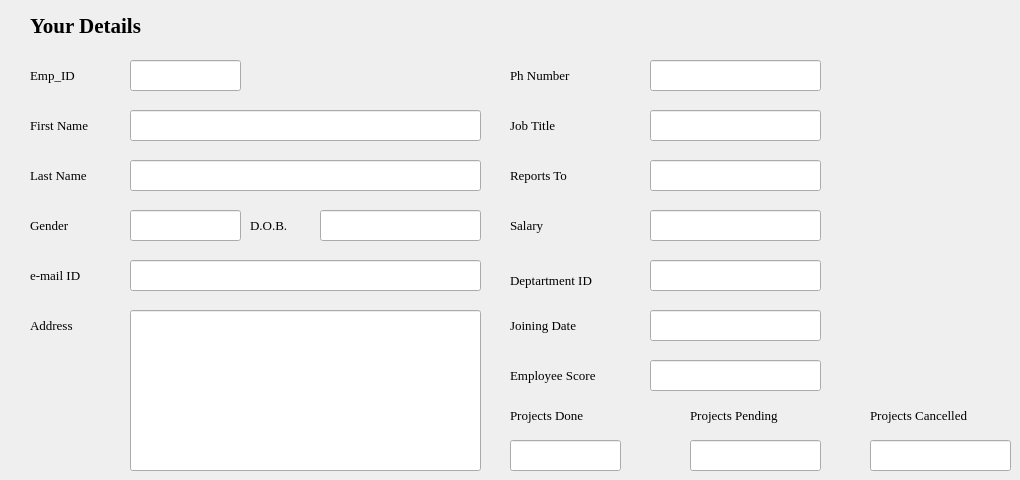
    <widget class="QWidget" name="tab">
     <attribute name="title">
      <string>Your Details</string>
     </attribute>
     <widget class="QLabel" name="label">
      <property name="geometry">
       <rect>
        <x>30</x>
        <y>60</y>
        <width>91</width>
        <height>31</height>
       </rect>
      </property>
      <property name="font">
       <font>
        <family>Georgia</family>
        <pointsize>10</pointsize>
       </font>
      </property>
      <property name="text">
       <string>Emp_ID</string>
      </property>
     </widget>
     <widget class="QLabel" name="label_2">
      <property name="geometry">
       <rect>
        <x>30</x>
        <y>110</y>
        <width>91</width>
        <height>31</height>
       </rect>
      </property>
      <property name="font">
       <font>
        <family>Georgia</family>
        <pointsize>10</pointsize>
       </font>
      </property>
      <property name="text">
       <string>First Name</string>
      </property>
     </widget>
     <widget class="QLabel" name="label_3">
      <property name="geometry">
       <rect>
        <x>30</x>
        <y>160</y>
        <width>91</width>
        <height>31</height>
       </rect>
      </property>
      <property name="font">
       <font>
        <family>Georgia</family>
        <pointsize>10</pointsize>
       </font>
      </property>
      <property name="text">
       <string>Last Name</string>
      </property>
     </widget>
     <widget class="QLabel" name="label_4">
      <property name="geometry">
       <rect>
        <x>250</x>
        <y>210</y>
        <width>91</width>
        <height>31</height>
       </rect>
      </property>
      <property name="font">
       <font>
        <family>Georgia</family>
        <pointsize>10</pointsize>
       </font>
      </property>
      <property name="text">
       <string>D.O.B.</string>
      </property>
     </widget>
     <widget class="QLabel" name="label_5">
      <property name="geometry">
       <rect>
        <x>30</x>
        <y>210</y>
        <width>91</width>
        <height>31</height>
       </rect>
      </property>
      <property name="font">
       <font>
        <family>Georgia</family>
        <pointsize>10</pointsize>
       </font>
      </property>
      <property name="text">
       <string>Gender</string>
      </property>
     </widget>
     <widget class="QLabel" name="label_6">
      <property name="geometry">
       <rect>
        <x>30</x>
        <y>310</y>
        <width>91</width>
        <height>31</height>
       </rect>
      </property>
      <property name="font">
       <font>
        <family>Georgia</family>
        <pointsize>10</pointsize>
       </font>
      </property>
      <property name="text">
       <string>Address</string>
      </property>
     </widget>
     <widget class="QLabel" name="label_7">
      <property name="geometry">
       <rect>
        <x>510</x>
        <y>260</y>
        <width>131</width>
        <height>41</height>
       </rect>
      </property>
      <property name="font">
       <font>
        <family>Georgia</family>
        <pointsize>10</pointsize>
        <weight>50</weight>
        <bold>false</bold>
       </font>
      </property>
      <property name="text">
       <string>Deptartment ID</string>
      </property>
     </widget>
     <widget class="QLabel" name="label_8">
      <property name="geometry">
       <rect>
        <x>510</x>
        <y>110</y>
        <width>91</width>
        <height>31</height>
       </rect>
      </property>
      <property name="font">
       <font>
        <family>Georgia</family>
        <pointsize>10</pointsize>
       </font>
      </property>
      <property name="text">
       <string>Job Title</string>
      </property>
     </widget>
     <widget class="QLabel" name="label_9">
      <property name="geometry">
       <rect>
        <x>510</x>
        <y>160</y>
        <width>91</width>
        <height>31</height>
       </rect>
      </property>
      <property name="font">
       <font>
        <family>Georgia</family>
        <pointsize>10</pointsize>
       </font>
      </property>
      <property name="text">
       <string>Reports To</string>
      </property>
     </widget>
     <widget class="QLabel" name="label_10">
      <property name="geometry">
       <rect>
        <x>510</x>
        <y>210</y>
        <width>91</width>
        <height>31</height>
       </rect>
      </property>
      <property name="font">
       <font>
        <family>Georgia</family>
        <pointsize>10</pointsize>
       </font>
      </property>
      <property name="text">
       <string>Salary</string>
      </property>
     </widget>
     <widget class="QLabel" name="label_11">
      <property name="geometry">
       <rect>
        <x>510</x>
        <y>310</y>
        <width>121</width>
        <height>31</height>
       </rect>
      </property>
      <property name="font">
       <font>
        <family>Georgia</family>
        <pointsize>10</pointsize>
       </font>
      </property>
      <property name="text">
       <string>Joining Date</string>
      </property>
     </widget>
     <widget class="QLabel" name="label_12">
      <property name="geometry">
       <rect>
        <x>510</x>
        <y>400</y>
        <width>111</width>
        <height>31</height>
       </rect>
      </property>
      <property name="font">
       <font>
        <family>Georgia</family>
        <pointsize>10</pointsize>
       </font>
      </property>
      <property name="text">
       <string>Projects Done</string>
      </property>
     </widget>
     <widget class="QLabel" name="label_13">
      <property name="geometry">
       <rect>
        <x>690</x>
        <y>400</y>
        <width>131</width>
        <height>31</height>
       </rect>
      </property>
      <property name="font">
       <font>
        <family>Georgia</family>
        <pointsize>10</pointsize>
       </font>
      </property>
      <property name="text">
       <string>Projects Pending</string>
      </property>
     </widget>
     <widget class="QLabel" name="label_14">
      <property name="geometry">
       <rect>
        <x>870</x>
        <y>400</y>
        <width>141</width>
        <height>31</height>
       </rect>
      </property>
      <property name="font">
       <font>
        <family>Georgia</family>
        <pointsize>10</pointsize>
       </font>
      </property>
      <property name="text">
       <string>Projects Cancelled</string>
      </property>
     </widget>
     <widget class="QLineEdit" name="lineEdit">
      <property name="geometry">
       <rect>
        <x>130</x>
        <y>60</y>
        <width>111</width>
        <height>31</height>
       </rect>
      </property>
      <property name="font">
       <font>
        <family>Georgia</family>
        <pointsize>10</pointsize>
       </font>
      </property>
      <property name="text">
       <string/>
      </property>
     </widget>
     <widget class="QLineEdit" name="lineEdit_2">
      <property name="geometry">
       <rect>
        <x>130</x>
        <y>110</y>
        <width>351</width>
        <height>31</height>
       </rect>
      </property>
      <property name="font">
       <font>
        <family>Georgia</family>
        <pointsize>10</pointsize>
       </font>
      </property>
     </widget>
     <widget class="QLineEdit" name="lineEdit_3">
      <property name="geometry">
       <rect>
        <x>130</x>
        <y>160</y>
        <width>351</width>
        <height>31</height>
       </rect>
      </property>
      <property name="font">
       <font>
        <family>Georgia</family>
        <pointsize>10</pointsize>
       </font>
      </property>
     </widget>
     <widget class="QLineEdit" name="lineEdit_4">
      <property name="geometry">
       <rect>
        <x>320</x>
        <y>210</y>
        <width>161</width>
        <height>31</height>
       </rect>
      </property>
      <property name="font">
       <font>
        <family>Georgia</family>
        <pointsize>10</pointsize>
       </font>
      </property>
     </widget>
     <widget class="QLineEdit" name="lineEdit_5">
      <property name="geometry">
       <rect>
        <x>130</x>
        <y>310</y>
        <width>351</width>
        <height>161</height>
       </rect>
      </property>
      <property name="font">
       <font>
        <family>Georgia</family>
        <pointsize>10</pointsize>
       </font>
      </property>
     </widget>
     <widget class="QLineEdit" name="lineEdit_6">
      <property name="geometry">
       <rect>
        <x>130</x>
        <y>210</y>
        <width>111</width>
        <height>31</height>
       </rect>
      </property>
      <property name="font">
       <font>
        <family>Georgia</family>
        <pointsize>10</pointsize>
       </font>
      </property>
     </widget>
     <widget class="QLineEdit" name="lineEdit_7">
      <property name="geometry">
       <rect>
        <x>650</x>
        <y>110</y>
        <width>171</width>
        <height>31</height>
       </rect>
      </property>
      <property name="font">
       <font>
        <family>Georgia</family>
        <pointsize>10</pointsize>
       </font>
      </property>
     </widget>
     <widget class="QLineEdit" name="lineEdit_8">
      <property name="geometry">
       <rect>
        <x>650</x>
        <y>160</y>
        <width>171</width>
        <height>31</height>
       </rect>
      </property>
      <property name="font">
       <font>
        <family>Georgia</family>
        <pointsize>10</pointsize>
       </font>
      </property>
     </widget>
     <widget class="QLineEdit" name="lineEdit_9">
      <property name="geometry">
       <rect>
        <x>650</x>
        <y>210</y>
        <width>171</width>
        <height>31</height>
       </rect>
      </property>
      <property name="font">
       <font>
        <family>Georgia</family>
        <pointsize>10</pointsize>
       </font>
      </property>
     </widget>
     <widget class="QLineEdit" name="lineEdit_10">
      <property name="geometry">
       <rect>
        <x>650</x>
        <y>260</y>
        <width>171</width>
        <height>31</height>
       </rect>
      </property>
      <property name="font">
       <font>
        <family>Georgia</family>
        <pointsize>10</pointsize>
       </font>
      </property>
     </widget>
     <widget class="QLineEdit" name="lineEdit_11">
      <property name="geometry">
       <rect>
        <x>650</x>
        <y>310</y>
        <width>171</width>
        <height>31</height>
       </rect>
      </property>
      <property name="font">
       <font>
        <family>Georgia</family>
        <pointsize>10</pointsize>
       </font>
      </property>
     </widget>
     <widget class="QLineEdit" name="lineEdit_12">
      <property name="geometry">
       <rect>
        <x>510</x>
        <y>440</y>
        <width>111</width>
        <height>31</height>
       </rect>
      </property>
      <property name="font">
       <font>
        <family>Georgia</family>
        <pointsize>10</pointsize>
       </font>
      </property>
     </widget>
     <widget class="QLineEdit" name="lineEdit_13">
      <property name="geometry">
       <rect>
        <x>690</x>
        <y>440</y>
        <width>131</width>
        <height>31</height>
       </rect>
      </property>
      <property name="font">
       <font>
        <family>Georgia</family>
        <pointsize>10</pointsize>
       </font>
      </property>
     </widget>
     <widget class="QLineEdit" name="lineEdit_14">
      <property name="geometry">
       <rect>
        <x>870</x>
        <y>440</y>
        <width>141</width>
        <height>31</height>
       </rect>
      </property>
      <property name="font">
       <font>
        <family>Georgia</family>
        <pointsize>10</pointsize>
       </font>
      </property>
     </widget>
     <widget class="QLabel" name="label_70">
      <property name="geometry">
       <rect>
        <x>30</x>
        <y>10</y>
        <width>341</width>
        <height>31</height>
       </rect>
      </property>
      <property name="font">
       <font>
        <family>Georgia</family>
        <pointsize>16</pointsize>
        <weight>75</weight>
        <bold>true</bold>
       </font>
      </property>
      <property name="text">
       <string>Your Details</string>
      </property>
     </widget>
     <widget class="QLabel" name="label_21">
      <property name="geometry">
       <rect>
        <x>510</x>
        <y>360</y>
        <width>121</width>
        <height>31</height>
       </rect>
      </property>
      <property name="font">
       <font>
        <family>Georgia</family>
        <pointsize>10</pointsize>
       </font>
      </property>
      <property name="text">
       <string>Employee Score</string>
      </property>
     </widget>
     <widget class="QLineEdit" name="lineEdit_20">
      <property name="geometry">
       <rect>
        <x>650</x>
        <y>360</y>
        <width>171</width>
        <height>31</height>
       </rect>
      </property>
      <property name="font">
       <font>
        <family>Georgia</family>
        <pointsize>10</pointsize>
       </font>
      </property>
     </widget>
     <widget class="QLabel" name="label_22">
      <property name="geometry">
       <rect>
        <x>30</x>
        <y>260</y>
        <width>91</width>
        <height>31</height>
       </rect>
      </property>
      <property name="font">
       <font>
        <family>Georgia</family>
        <pointsize>10</pointsize>
       </font>
      </property>
      <property name="text">
       <string>e-mail ID</string>
      </property>
     </widget>
     <widget class="QLabel" name="label_23">
      <property name="geometry">
       <rect>
        <x>510</x>
        <y>60</y>
        <width>91</width>
        <height>31</height>
       </rect>
      </property>
      <property name="font">
       <font>
        <family>Georgia</family>
        <pointsize>10</pointsize>
       </font>
      </property>
      <property name="text">
       <string>Ph Number</string>
      </property>
     </widget>
     <widget class="QLineEdit" name="lineEdit_21">
      <property name="geometry">
       <rect>
        <x>650</x>
        <y>60</y>
        <width>171</width>
        <height>31</height>
       </rect>
      </property>
      <property name="font">
       <font>
        <family>Georgia</family>
        <pointsize>10</pointsize>
       </font>
      </property>
     </widget>
     <widget class="QLineEdit" name="lineEdit_22">
      <property name="geometry">
       <rect>
        <x>130</x>
        <y>260</y>
        <width>351</width>
        <height>31</height>
       </rect>
      </property>
      <property name="font">
       <font>
        <family>Georgia</family>
        <pointsize>10</pointsize>
       </font>
      </property>
     </widget>
    </widget>
